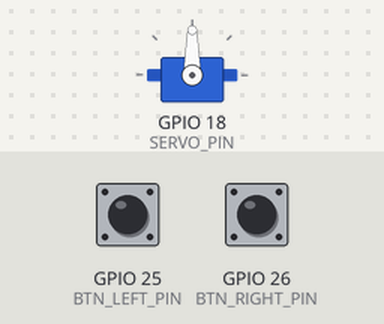
A sketch run on a simulated ESP32. Parts: servo. The inputs (shaded band) are chosen by the test bench; at power-on: GPIO 25 (BTN_LEFT_PIN) HIGH, GPIO 26 (BTN_RIGHT_PIN) HIGH.

Above: at 1.2 s.
1.3 s: GPIO 25 (BTN_LEFT_PIN) pulled LOW for 1 s
At 2.3 s:
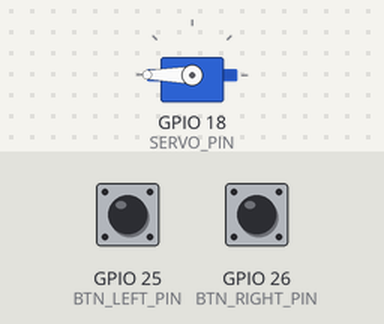
3.8 s: GPIO 26 (BTN_RIGHT_PIN) pulled LOW for 1 s
At 5.6 s:
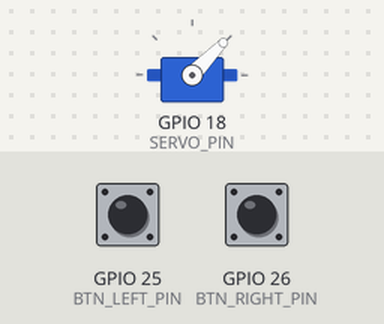
6.3 s: GPIO 26 (BTN_RIGHT_PIN) pulled LOW for 0.15 s
At 7.0 s:
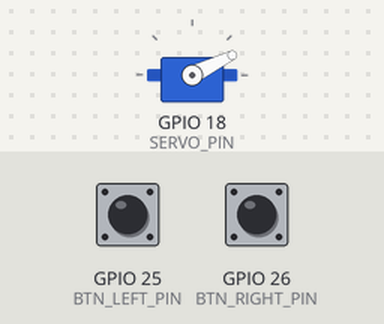
7.9 s: GPIO 26 (BTN_RIGHT_PIN) pulled LOW for 0.15 s
At 9.2 s:
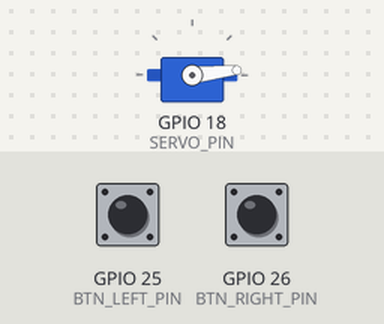
9.5 s: GPIO 25 (BTN_LEFT_PIN) pulled LOW for 0.15 s
At 10.7 s:
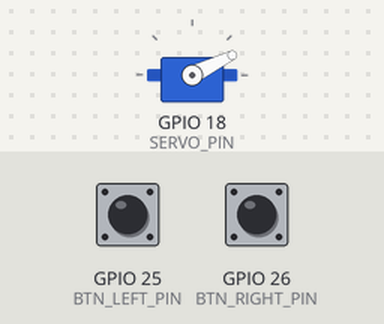
Timing chart, 0 to 12.1 s (numbered marks = the images above; inputs shaded):
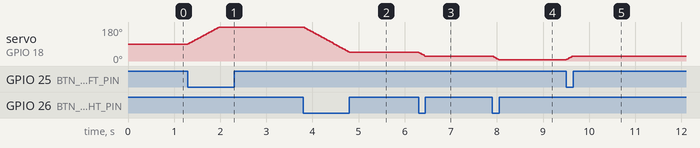

Measured:
- after the input at 1.3 s, servo on GPIO 18 (SERVO_PIN): moves from 90° to 180° over 0.66 s, starting at once
- after the input at 3.8 s, servo on GPIO 18 (SERVO_PIN): moves from 180° to 46° over 1.0 s, starting at once
- after the input at 6.3 s, servo on GPIO 18 (SERVO_PIN): 46° → 26° at once
- after the input at 7.9 s, servo on GPIO 18 (SERVO_PIN): 26° → 6° at once
- after the input at 9.5 s, servo on GPIO 18 (SERVO_PIN): 6° → 26° at once

The sketch:

Servo.ino
```cpp
/*
  Chapter 5 - Servo (Part 1: local)
  Moves a servo motor with two push-buttons, 2 degrees every 15 ms
  while a button is held down.
  Board:     ESP32 Dev Module
  Hardware:  servo GPIO 18, buttons GPIO 25 and GPIO 26
  Libraries: ESP32Servo
*/
#include <ESP32Servo.h>

const int SERVO_PIN = 18;
const int BTN_LEFT_PIN = 25;
const int BTN_RIGHT_PIN = 26;
const int ANGLE_MIN = 0;
const int ANGLE_MAX = 180;
const int STEP = 2;          // degrees per update
const int INTERVAL = 15;     // ms between movements

Servo servo;
int angle = 90;              // starts centered
unsigned long lastMove = 0;

void setup() {
  pinMode(BTN_LEFT_PIN, INPUT_PULLUP);
  pinMode(BTN_RIGHT_PIN, INPUT_PULLUP);
  servo.attach(SERVO_PIN);
  servo.write(angle);
}

void loop() {
  if (millis() - lastMove < INTERVAL) return;

  bool leftPressed = digitalRead(BTN_LEFT_PIN) == LOW;
  bool rightPressed = digitalRead(BTN_RIGHT_PIN) == LOW;

  if (leftPressed && angle < ANGLE_MAX) {
    angle += STEP;
    servo.write(angle);
    lastMove = millis();
  } else if (rightPressed && angle > ANGLE_MIN) {
    angle -= STEP;
    servo.write(angle);
    lastMove = millis();
  }
}
```
